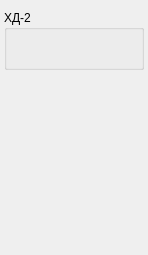
  <widget class="QWidget" name="dgroup_4" native="true">
   <property name="geometry">
    <rect>
     <x>1346</x>
     <y>228</y>
     <width>148</width>
     <height>255</height>
    </rect>
   </property>
   <widget class="pyAnimation" name="dadditions_2">
    <property name="geometry">
     <rect>
      <x>31</x>
      <y>34</y>
      <width>86</width>
      <height>131</height>
     </rect>
    </property>
    <property name="contextMenuPolicy">
     <enum>Qt::CustomContextMenu</enum>
    </property>
    <property name="source">
     <url>
      <string>qrc:/concrete/dadditions.mng</string>
     </url>
    </property>
    <property name="bounce">
     <bool>true</bool>
    </property>
   </widget>
   <widget class="DosatorPanel" name="dosatorpanel_5">
    <property name="geometry">
     <rect>
      <x>4</x>
      <y>10</y>
      <width>140</width>
      <height>60</height>
     </rect>
    </property>
    <property name="title">
     <string>ХД-2</string>
    </property>
    <property name="precision">
     <number>2</number>
    </property>
   </widget>
   <widget class="pyAnimation" name="pyanimation_14">
    <property name="geometry">
     <rect>
      <x>60</x>
      <y>160</y>
      <width>32</width>
      <height>95</height>
     </rect>
    </property>
    <property name="running">
     <bool>true</bool>
    </property>
    <property name="source">
     <url>
      <string>qrc:/concrete/water-rain.mng</string>
     </url>
    </property>
    <property name="ceaseless">
     <bool>true</bool>
    </property>
    <property name="rewind">
     <bool>false</bool>
    </property>
   </widget>
   <widget class="QPushButton" name="open_19">
    <property name="geometry">
     <rect>
      <x>58</x>
      <y>80</y>
      <width>32</width>
      <height>32</height>
     </rect>
    </property>
    <property name="cursor">
     <cursorShape>PointingHandCursor</cursorShape>
    </property>
    <property name="text">
     <string/>
    </property>
    <property name="checkable">
     <bool>true</bool>
    </property>
    <property name="flat">
     <bool>true</bool>
    </property>
    <property name="style" stdset="0">
     <string>open</string>
    </property>
   </widget>
   <widget class="QPushButton" name="helper_14">
    <property name="geometry">
     <rect>
      <x>48</x>
      <y>180</y>
      <width>54</width>
      <height>50</height>
     </rect>
    </property>
    <property name="cursor">
     <cursorShape>PointingHandCursor</cursorShape>
    </property>
    <property name="text">
     <string/>
    </property>
    <property name="icon">
     <iconset resource="../../../../external/concretetheme/concrete.qrc">
      <normaloff>:/concrete/attention.png</normaloff>:/concrete/attention.png</iconset>
    </property>
    <property name="iconSize">
     <size>
      <width>48</width>
      <height>48</height>
     </size>
    </property>
    <property name="flat">
     <bool>true</bool>
    </property>
    <property name="style" stdset="0">
     <string/>
    </property>
   </widget>
  </widget>
